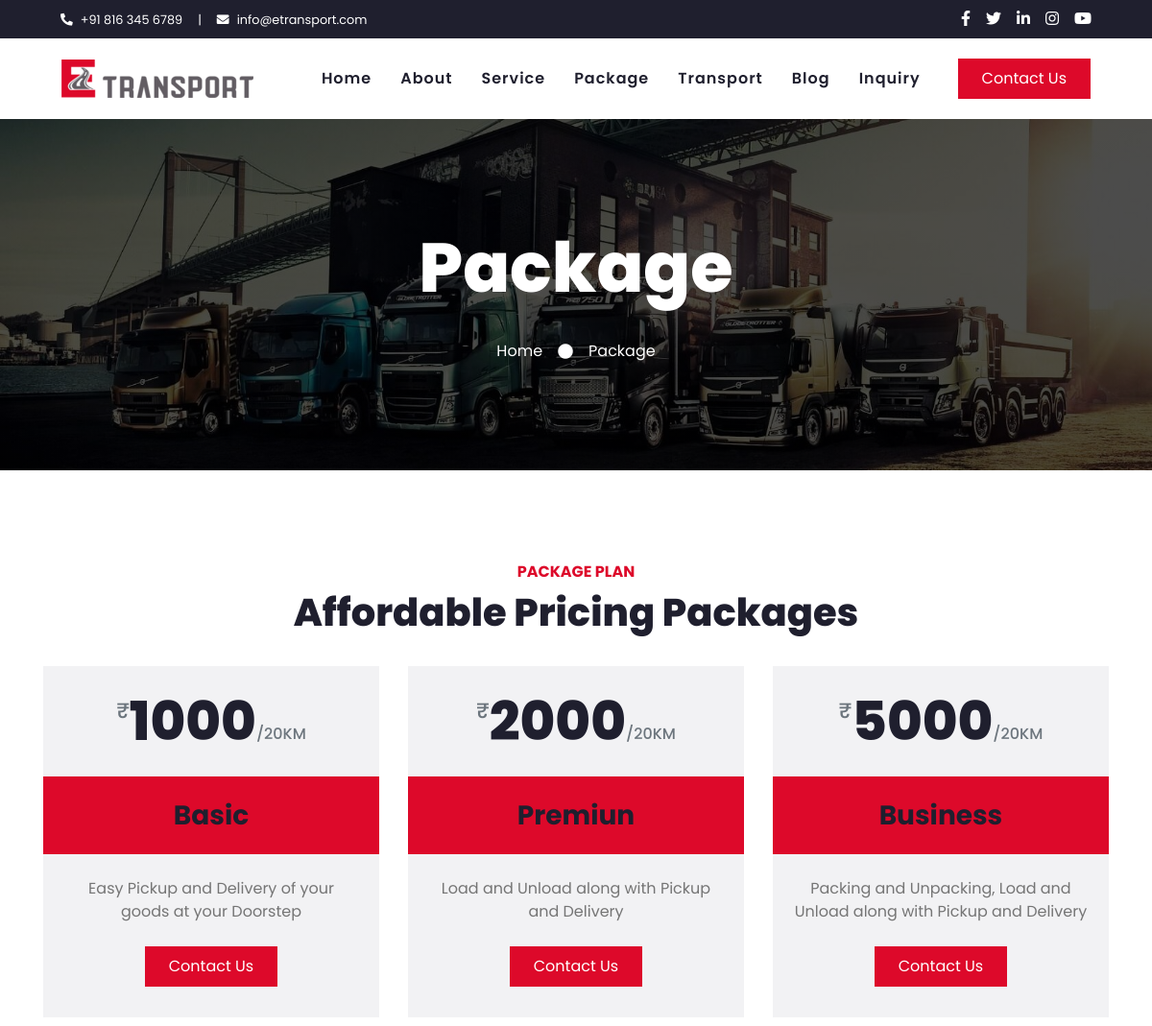
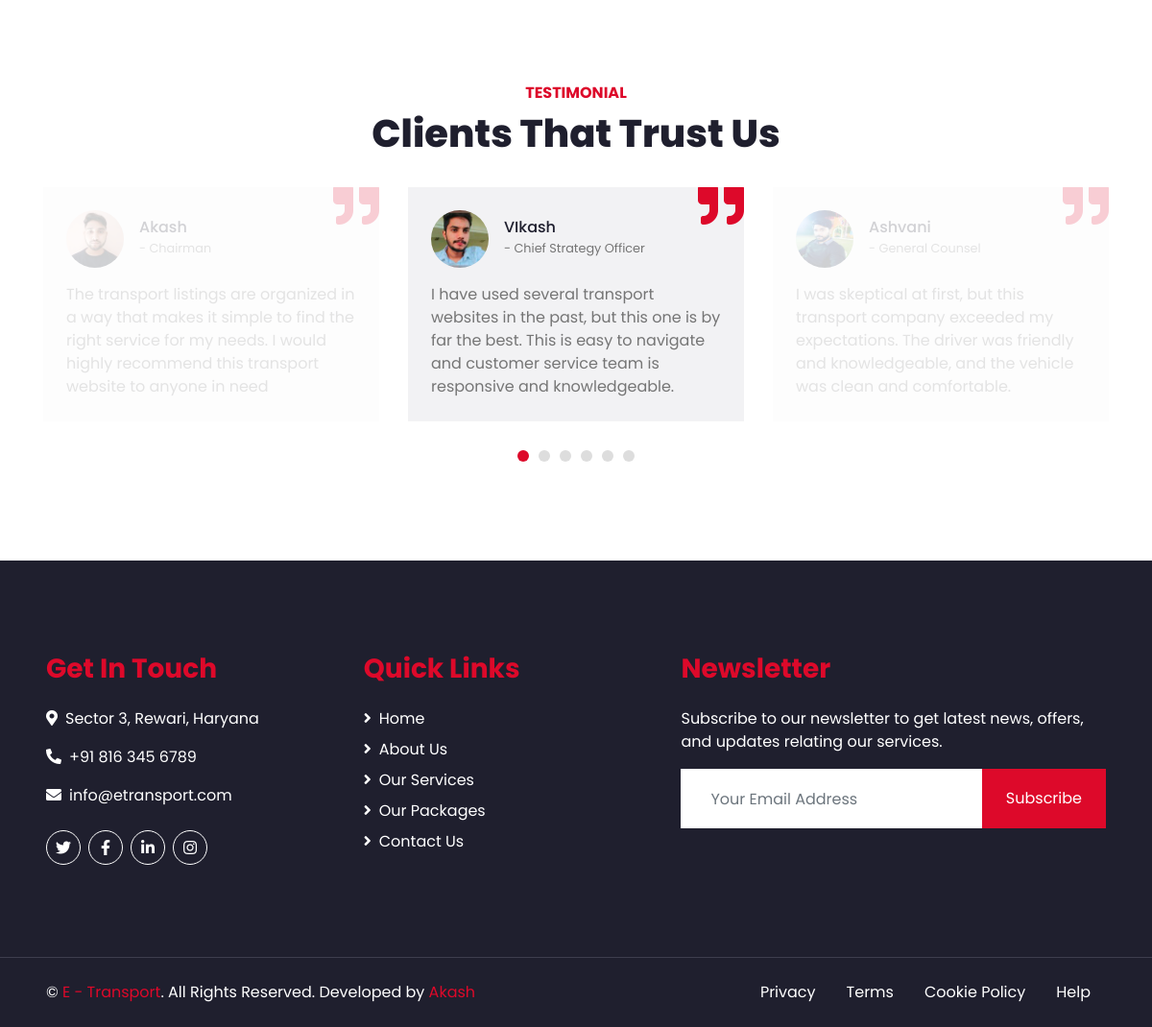
Screenshot of /price.php with the database file from the repository (2 pictures, top to bottom).
### tables this page shows
CREATE TABLE `tbl_package` (
  `id` int(11) NOT NULL,
  `package_name` varchar(150) NOT NULL,
  `price` varchar(150) NOT NULL,
  `description` text NOT NULL,
  `created_on` date NOT NULL,
  `updated_on` date NOT NULL,
  `status` enum('0','1') NOT NULL DEFAULT '1'
);

CREATE TABLE `tbl_testimonial` (
  `id` int(11) NOT NULL,
  `name` varchar(150) NOT NULL,
  `profession` varchar(150) NOT NULL,
  `description` text NOT NULL,
  `profile_photo` varchar(250) NOT NULL,
  `created_on` date NOT NULL,
  `updated_on` date NOT NULL,
  `status` enum('0','1') NOT NULL DEFAULT '1'
);

### price.php (the view, shortened to what this page needs)
<?php
include("admin/config/dbconnect.php");
$package_query="select * from tbl_package";
$package_data=$conn->query($package_query);
?>
<!DOCTYPE html>
<html lang="en">
<head>
    <link href="https://cdnjs.cloudflare.com/ajax/libs/font-awesome/5.10.0/css/all.min.css" rel="stylesheet">
    <link href="lib/owlcarousel/assets/owl.carousel.min.css" rel="stylesheet">
    <link href="css/style.css" rel="stylesheet">
    <link rel="stylesheet" href="css/customstyle.css">
</head>
<body>
    <?php include("include/topbar.php"); ?>
    <?php include("include/navbar.php"); ?>
    <div class="jumbotron jumbotron-fluid mb-5">
        <div class="container text-center py-5">
            <h1 class="text-white display-3">Package</h1>
            <br>
            <div class="d-inline-flex align-items-center text-white">
                <p class="m-0"><a class="text-white" href="index.php">Home</a></p>
                <i class="fa fa-circle px-3"></i>
                <p class="m-0">Package</p>
            </div>
        </div>
    </div>
    <div class="container-fluid pt-5">
        <div class="container">
            <div class="text-center pb-2">
                <h6 class="text-primary text-uppercase font-weight-bold">Package Plan</h6>
                <h1 class="mb-4">Affordable Pricing Packages</h1>
            </div>
            <div class="row">
                <?php while($row = $package_data->fetch_assoc()){
                ?>
                <div class="col-md-4 mb-5">
                    <div class="bg-secondary" >
                        <div class="text-center p-4">
                            <h1 class="display-4 mb-0">
                                <small class="align-top text-muted font-weight-medium" style="font-size: 22px; line-height: 45px;">₹</small><?php echo $row['price'];?><small class="align-bottom text-muted font-weight-medium" style="font-size: 16px; line-height: 40px;">/20KM</small>
                            </h1>
                        </div>
                        <div class="bg-primary text-center p-4">
                            <h3 class="m-0"><?php echo $row['package_name'];?></h3>
                        </div>
                        <div class="d-flex flex-column align-items-center py-4">
                            <p id="price-desc"><?php echo $row['description'];?></p>
                            <a href="contact.php" class="btn btn-primary py-2 px-4 my-2">Contact Us</a>
                        </div>
                    </div>
                </div>
                <?php } ?>
            </div>
        </div>
    </div>
    <?php include("include/testimonial.php"); ?>
    <?php include("include/footer.php"); ?>
</body>
</html>

### include/topbar.php
<div class="container-fluid bg-dark">
        <div class="row py-2 px-lg-5">
            <div class="col-lg-6 text-center text-lg-left mb-2 mb-lg-0">
                <div class="d-inline-flex align-items-center text-white">
                    <small><i class="fa fa-phone-alt mr-2"></i>+91 816 345 6789</small>
                    <small class="px-3">|</small>
                    <small><i class="fa fa-envelope mr-2"></i>info@etransport.com</small>
                </div>
            </div>
            <div class="col-lg-6 text-center text-lg-right">
                <div class="d-inline-flex align-items-center">
                    <a class="text-white px-2" href="https://www.facebook.com/" target="_blank">
                        <i class="fab fa-facebook-f"></i>
                    </a>
                    <a class="text-white px-2" href="https://twitter.com/" target="_blank">
                        <i class="fab fa-twitter"></i>
                    </a>
                    <a class="text-white px-2" href="https://www.linkedin.com/" target="_blank">
                        <i class="fab fa-linkedin-in"></i>
                    </a>
                    <a class="text-white px-2" href="https://www.instagram.com/" target="_blank">
                        <i class="fab fa-instagram"></i>
                    </a>
                    <a class="text-white pl-2" href="https://www.youtube.com/" target="_blank">
                        <i class="fab fa-youtube"></i>
                    </a>
                </div>
            </div>
        </div>
    </div>

### include/navbar.php (shortened to what this page needs)
<div class="container-fluid p-0">
        <nav class="navbar navbar-expand-lg bg-light navbar-light py-3 py-lg-0 px-lg-5">
            <a href="index.php" class="navbar-brand ml-lg-3">
                        <span class="logo-text logo-img">
                            <img src="img/logo-text.png" alt="homepage" />
                        </span>
            </a>
            <div class="collapse navbar-collapse justify-content-between px-lg-3" id="navbarCollapse">
                <div class="navbar-nav m-auto py-0">
                    <a href="index.php" class="nav-item nav-link">Home</a>
                    <a href="about.php" class="nav-item nav-link">About</a>
                    <a href="service.php" class="nav-item nav-link">Service</a>
                    <a href="price.php" class="nav-item nav-link">Package</a>
                    <a href="transport.php" class="nav-item nav-link">Transport</a>
                    <a href="blog.php" class="nav-item nav-link">Blog</a>
                    <a href="contact.php" class="nav-item nav-link">Inquiry</a>
                </div>
                <a href="contact.php" class="btn btn-primary py-2 px-4 d-none d-lg-block">Contact Us</a>
            </div>
        </nav>
    </div>

### include/testimonial.php
<?php
$testim_query="select * from tbl_testimonial";
$testim_data=$conn->query($testim_query);
?>
<div class="container-fluid py-5">
        <div class="container">
            <div class="text-center pb-2">
                <h6 class="text-primary text-uppercase font-weight-bold">Testimonial</h6>
                <h1 class="mb-4">Clients That Trust Us</h1>
            </div>
            <div class="owl-carousel testimonial-carousel">
                <?php while($rowtestim = $testim_data->fetch_assoc()){
                ?>
                <div class="position-relative bg-secondary p-4">
                    <i class="fa fa-3x fa-quote-right text-primary position-absolute" style="top: -6px; right: 0;"></i>
                    <div class="d-flex align-items-center mb-3">
                        <img class="img-fluid rounded-circle" src="<?php echo "./uploads/profile/".$rowtestim['profile_photo']; ?>" style="width: 60px; height: 60px;" alt="">
                        <div class="ml-3">
                            <h6 class="font-weight-semi-bold m-0"><?php echo $rowtestim['name'];?></h6>
                            <small>- <?php echo $rowtestim['profession'];?></small>
                        </div>
                    </div>
                    <p class="m-0"><?php echo $rowtestim['description'];?></p>
                </div>
                <?php } ?>
            </div>
        </div>
    </div>

### include/footer.php (shortened to what this page needs)
<div class="container-fluid bg-dark text-white mt-5 py-5 px-sm-3 px-md-5">
    <div class="row pt-5">
        <div class="col-lg-7 col-md-6">
            <div class="row">
                <div class="col-md-6 mb-5">
                    <h3 class="text-primary mb-4">Get In Touch</h3>
                    <p><i class="fa fa-map-marker-alt mr-2"></i>Sector 3, Rewari, Haryana</p>
                    <p><i class="fa fa-phone-alt mr-2"></i>+91 816 345 6789</p>
                    <p><i class="fa fa-envelope mr-2"></i>info@etransport.com</p>
                    <div class="d-flex justify-content-start mt-4">
                        <a class="btn btn-outline-light btn-social mr-2" href="https://www.twitter.com/" target="_blank"><i class="fab fa-twitter"></i></a>
                        <a class="btn btn-outline-light btn-social mr-2" href="https://www.facebook.com/" target="_blank"><i class="fab fa-facebook-f"></i></a>
                        <a class="btn btn-outline-light btn-social mr-2" href="https://www.linkedin.com/" target="_blank"><i class="fab fa-linkedin-in"></i></a>
                        <a class="btn btn-outline-light btn-social" href="https://www.instagram.com/" target="_blank"><i class="fab fa-instagram"></i></a>
                    </div>
                </div>
                <div class="col-md-6 mb-5">
                    <h3 class="text-primary mb-4">Quick Links</h3>
                    <div class="d-flex flex-column justify-content-start">
                        <a class="text-white mb-2" href="index.php"><i class="fa fa-angle-right mr-2"></i>Home</a>
                        <a class="text-white mb-2" href="about.php"><i class="fa fa-angle-right mr-2"></i>About Us</a>
                        <a class="text-white mb-2" href="service.php"><i class="fa fa-angle-right mr-2"></i>Our Services</a>
                        <a class="text-white mb-2" href="price.php"><i class="fa fa-angle-right mr-2"></i>Our Packages</a>
                        <a class="text-white" href="contact.php"><i class="fa fa-angle-right mr-2"></i>Contact Us</a>
                    </div>
                </div>
            </div>
        </div>
        <div class="col-lg-5 col-md-6 mb-5">
            <h3 class="text-primary mb-4">Newsletter</h3>
            <p>Subscribe to our newsletter to get latest news, offers, and updates relating our services. </p>
            <div class="w-100">
                <div class="input-group">
                    <input type="text" id="footer_email" class="form-control border-light" style="padding: 30px;" placeholder="Your Email Address">
                    <div class="input-group-append">
                        <button onclick="submit_newsletter()" type="button" class="btn btn-primary px-4">Subscribe</button>
                    </div>
                </div>
            </div>
        </div>
    </div>
</div>
<div class="container-fluid bg-dark text-white border-top py-4 px-sm-3 px-md-5" style="border-color: #3E3E4E !important;">
    <div class="row">
        <div class="col-lg-6 text-center text-md-left mb-3 mb-md-0">
            <p class="m-0 text-white">&copy; <a href="#">E - Transport</a>. All Rights Reserved.
Developed by <a href="https://www.linkedin.com/in/akash-chaudhary-ab5867251/" target="_blank">Akash</a>
            </p>
        </div>
        <div class="col-lg-6 text-center text-md-right">
            <ul class="nav d-inline-flex">
                <li class="nav-item">
                    <a class="nav-link text-white py-0" href="privacy-policy.php">Privacy</a>
                </li>
                <li class="nav-item">
                    <a class="nav-link text-white py-0" href="terms-policy.php">Terms</a>
                </li>
                <li class="nav-item">
                    <a class="nav-link text-white py-0" href="cookie-policy.php">Cookie Policy</a>
                </li>
                <li class="nav-item">
                    <a class="nav-link text-white py-0" href="contact.php">Help</a>
                </li>
            </ul>
        </div>
    </div>
</div>

### css/customstyle.css (style rules this page uses)
#price-desc { text-align: center; margin-left: 20px; margin-right: 20px; }

### rows the page displays
tbl_package: price "1000", package_name "Basic", description "Easy Pickup and Delivery of your goods at your Doorstep"
tbl_package: price "2000", package_name "Premiun", description "Load and Unload along with Pickup and Delivery"
tbl_package: price "5000", package_name "Business", description "Packing and Unpacking, Load and Unload along with Pickup and Delivery"
tbl_testimonial: profile_photo (picture), name "VIkash", profession "Chief Strategy Officer", description "I have used several transport websites in the past, but this one is by far the best. This is easy to navigate and customer service team is responsive and knowledgeable."
tbl_testimonial: profile_photo (picture), name "Ashvani", profession "General Counsel", description "I was skeptical at first, but this transport company exceeded my expectations. The driver was friendly and knowledgeable, and the vehicle was clean and comfortable."
tbl_testimonial: profile_photo (picture), name "Akash", profession "Chairman", description "The transport listings are organized in a way that makes it simple to find the right service for my needs. I would highly recommend this transport website to anyone in need"
